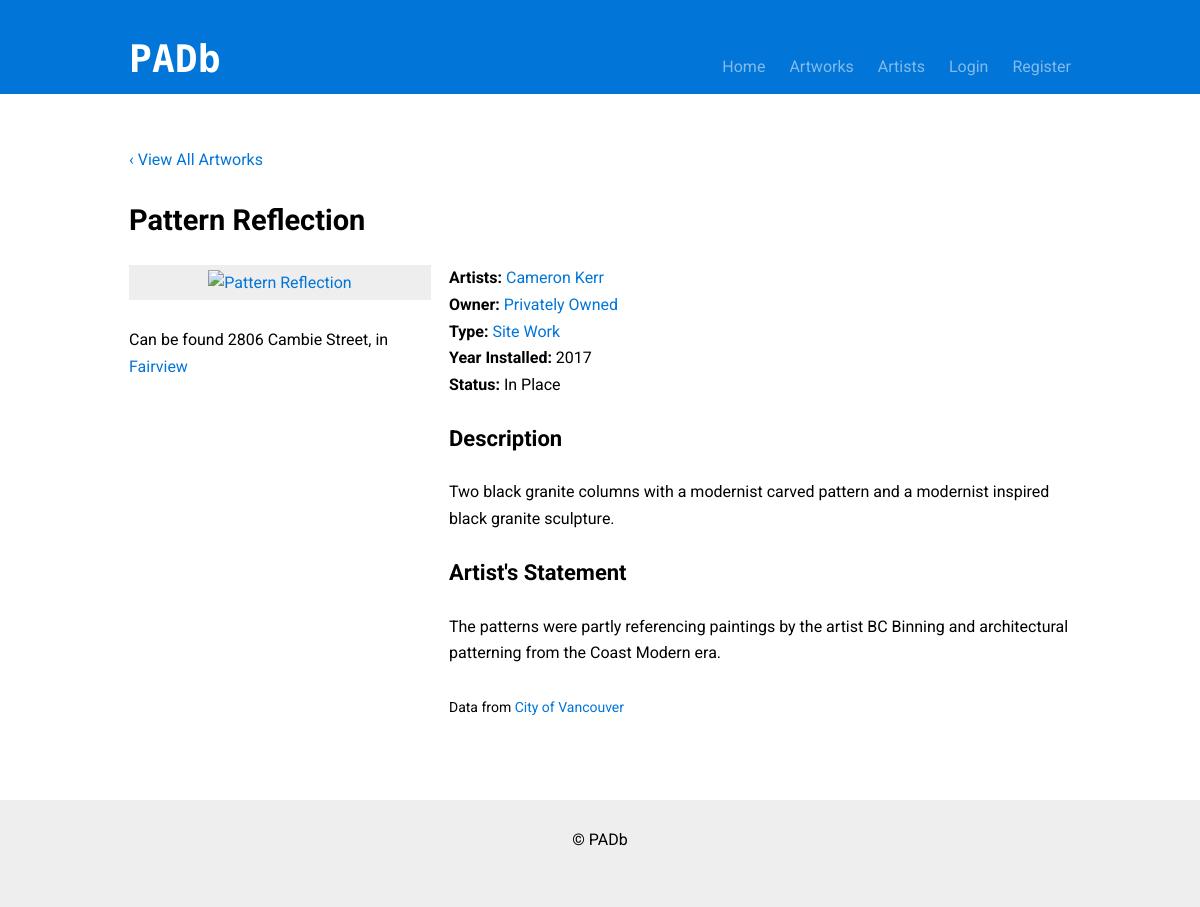
Before: /artwork.php?id=621 with the older database file.
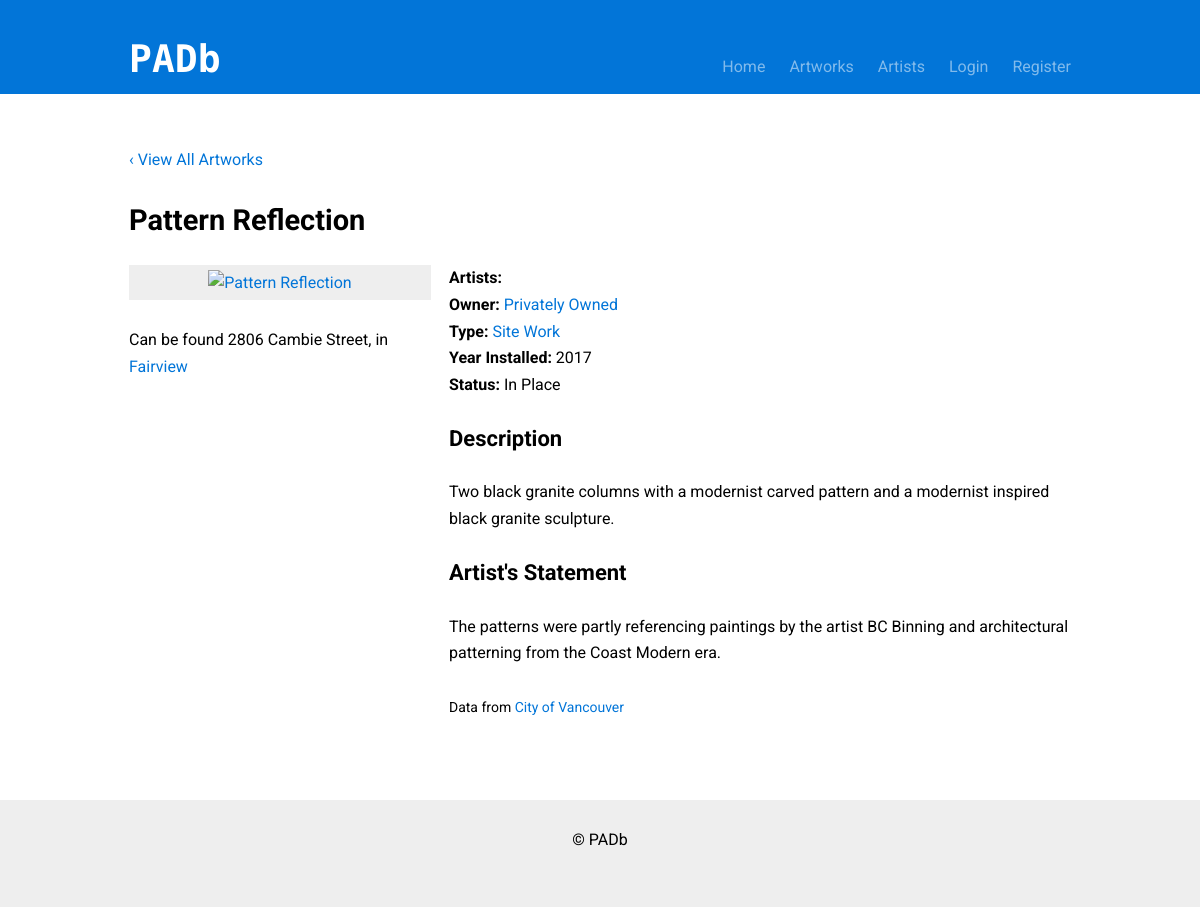
After: the same page with the newer database file.
### tables this page shows
CREATE TABLE `artists` (
  `artistID` int(11) NOT NULL,
  `firstName` text,
  `lastName` text NOT NULL,
  `websiteURL` text,
  `biography` text,
  `biographyURL` text,
  `photoURL` text,
  `countryID` int(11) DEFAULT NULL
);

### private/functions.php (called while the page is built, shortened)
<?php
function is_logged_in() {
  return isset($_SESSION['user_id']);
}
function get_sanitized_text($text) {
  return htmlspecialchars(utf8_encode($text));
}
function get_artist_name($fname, $lname) {
  $output = $fname;
  if (!empty($lname)) {
    $output .= ' ' . $lname;
  }
  return get_sanitized_text($output);
}
?>

### public_html/artwork.php (the view, shortened to what the changed rows need)
<?php
require('../private/functions.php');
$id = (isset($_GET['id'])) ? intval($_GET['id']) : NULL;
$db = db_connect();
if (is_numeric($id)) {
  $res = $db->query("SELECT A.title, A.status, A.yearInstalled, A.material, A.description, A.statement, A.photoURL, A.latitude, A.longitude, A.siteName, A.siteAddress, T.type, T.typeID,
    N.name AS neighborhoodName, N.neighborhoodID,
    O.name AS ownerName, O.ownerID
    FROM artworks A
    INNER JOIN types T ON T.typeID = A.typeID
    INNER JOIN neighborhoods N ON N.neighborhoodID = A.neighborhoodID
    INNER JOIN owners O ON O.ownerID = A.ownerID
    WHERE A.artworkID = $id;");
  $artwork = $res->fetch_assoc();
  $title = get_sanitized_text($artwork['title']);
  $status = get_sanitized_text($artwork['status']);
  $year_installed = date('Y', strtotime($artwork['yearInstalled']));
  $type = get_sanitized_text($artwork['type']);
  $type_id = intval($artwork['typeID']);
  $owner_name = get_sanitized_text($artwork['ownerName']);
  $owner_id = intval($artwork['ownerID']);
  $description = get_sanitized_text($artwork['description']);
  $artist_statement = get_sanitized_text($artwork['statement']);
} else {
  $page_title = 'Unknown Artwork' . get_site_title_suffix();
}
require('../private/header.php');
?>
<main class="l-wrap-all">
  <div class="l-wrap-content">
    <?php include('../private/page-header.php'); ?>
    <section class="l-section l-wrap">
      <?php if (!isset($res)):  ?>
      <h1 class="visually-hidden">
        Unknown Artwork
      </h1>
      <p>
        Artwork doesn't exist :(
      </p>
      <?php else:  ?>
      <h1<?php if (is_logged_in()) echo ' class="drop-sm"'; ?>>
        <?php echo $title; ?>
      </h1>
      <div class="row">
        <div class="col col--8md">
          <p>
            <strong>Artists:</strong>
            <?php
              $res = $db->query("SELECT A.artistID, A.firstName, A.lastName
                FROM artists A, artistArtworks AA
                WHERE A.artistID = AA.artistID AND AA.artworkID = $id");
              $count = 0;
              while ($artist = $res->fetch_assoc()):
                $artistID = $artist['artistID'];
                $name = get_artist_name($artist['firstName'], $artist['lastName']);
            ?><?php if ($count++) echo ', '; ?><a href="artist.php?id=<?php echo $artistID; ?>"><?php echo $name ?></a><?php endwhile; ?><br>
            <strong>Owner:</strong> <a href="artworks.php?owner=<?php echo $owner_id; ?>"><?php echo $owner_name; ?></a><br>
            <strong>Type:</strong> <a href="artworks.php?type=<?php echo $type_id; ?>"><?php echo $type; ?></a><br>
            <strong>Year Installed:</strong> <?php echo $year_installed; ?><br>
            <strong>Status:</strong> <?php echo $status; ?>
          </p>
          <?php if (!empty($description)): ?>
          <h2>
            Description
          </h2>
          <?php else: ?>
          <p>
            No description.
          </p>
          <?php endif; ?>
          <?php if (!empty($artist_statement)): ?>
          <h2>
            Artist's Statement
          </h2>
          <?php endif; ?>
        </div>
      </div>
      <?php endif; ?>
    </section>
  </div>
</main>
<?php require('../private/footer.php'); ?>

Changed rows visible on the page:
removed artists: name "Cameron Kerr"
